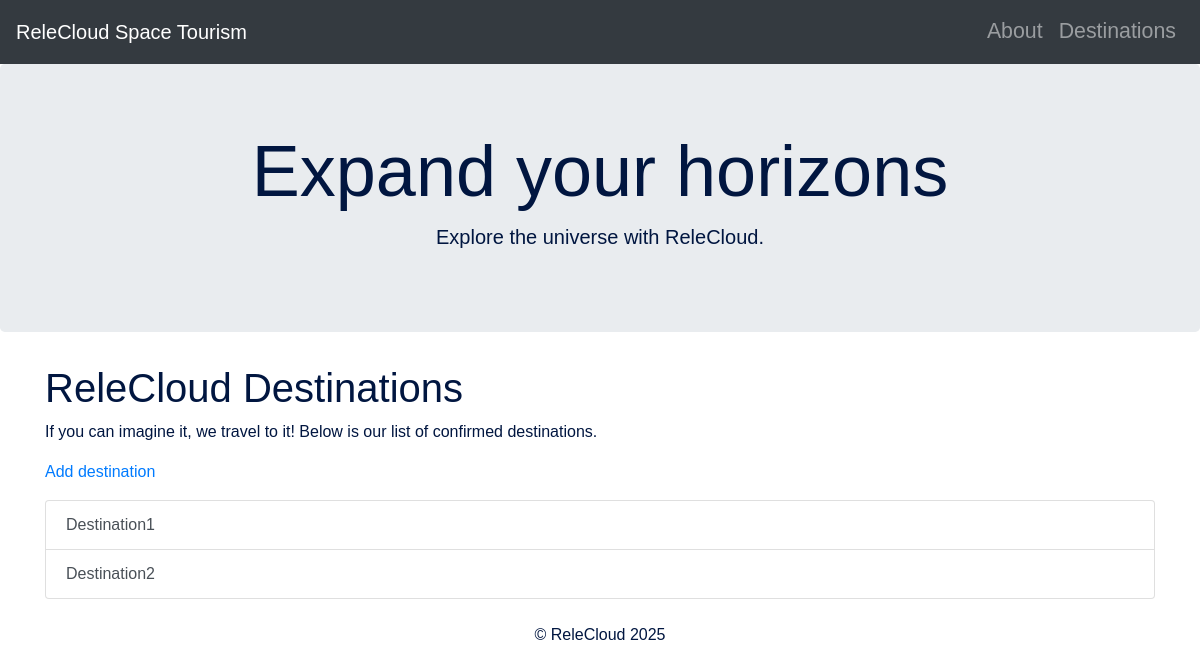
Page /destinations/ on the earlier database version.
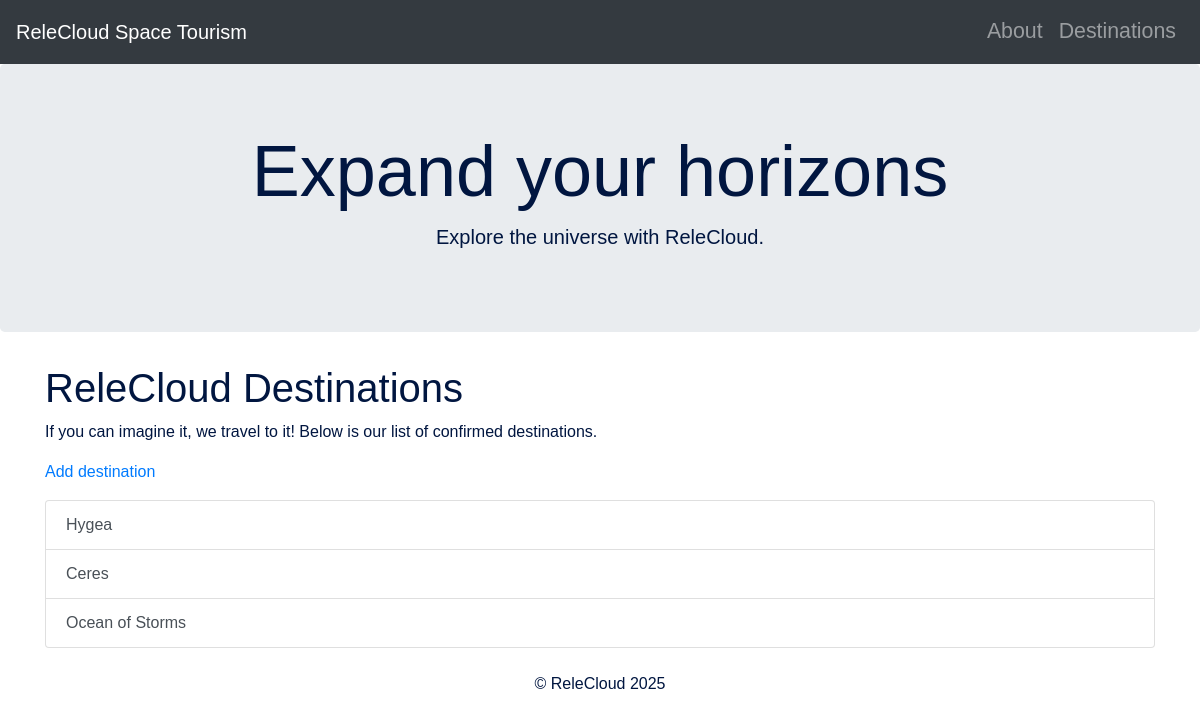
Same page on the later database version.
### relecloud/models.py (models this page shows, shortened)
class Destination(models.Model):
    name = models.CharField(
        unique=True,
        max_length=50,
        null=False,
        blank=False,
    )
    description = models.TextField(
        max_length=2000,
        null=False,
        blank=False
    )
    def __str__(self):
        return self.name

### relecloud/views.py (the view)
# urls.py: path('destinations/', views.destinations, name='destinations'), #Destinations page
def destinations(request):
    all_destinations = models.Destination.objects.all()
    return render(request, 'relecloud/destinations.html', {'destinations': all_destinations})

### relecloud/templates/relecloud/destinations.html (shortened to what this page needs)
{% extends "base.html" %}
{% block content %}
<h1>ReleCloud Destinations</h1>
<p>
    If you can imagine it, we travel to it! Below is our list of confirmed destinations.
</p>
<a href="{% url 'destination_form' %}">
    <p>
        Add destination
    </p>
</a>
<ul class="list-group">
    {% for destination in destinations %}
    <a class="list-group-item list-group-item-action" href="{% url 'destination_detail' destination.id %}">
        {{ destination }}
    </a>
    {% endfor %}
</ul>
{% endblock content %}

Differences in the rows shown:
removed Destination: name "Destination1"
removed Destination: name "Destination2"
added Destination: name "Hygea"
added Destination: name "Ceres"
added Destination: name "Ocean of Storms"
